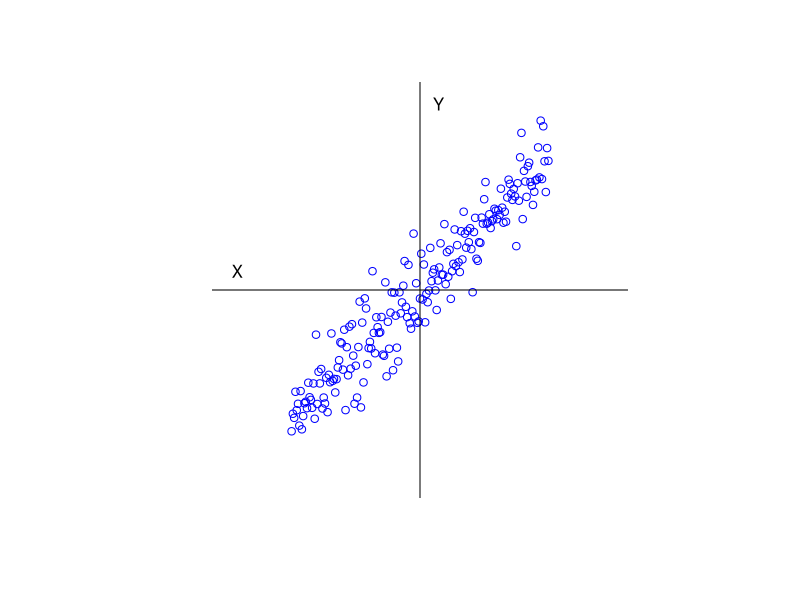
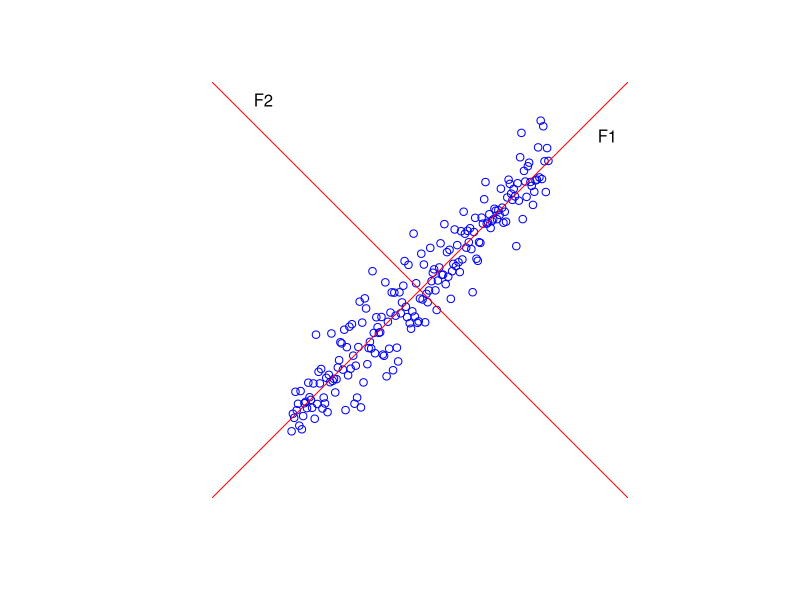
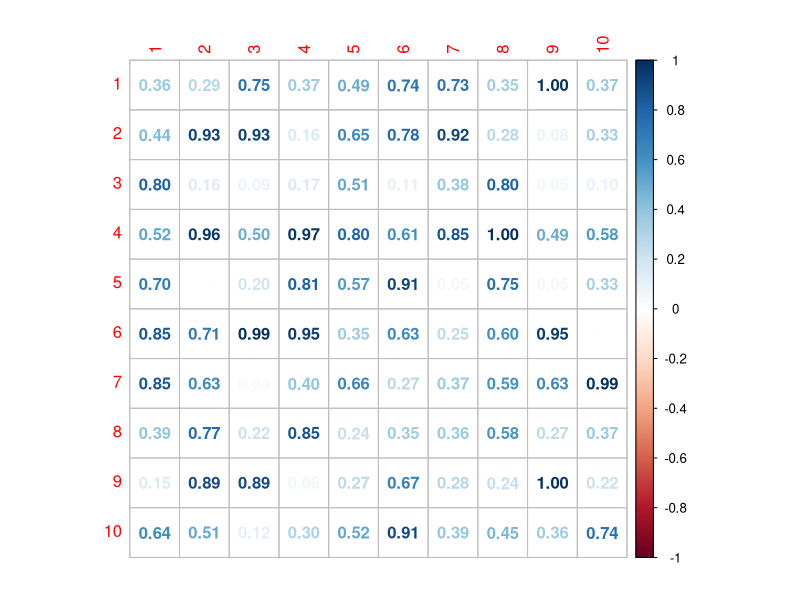

R code for these plots, in order: (Note: this script raises an error after producing the figures.)
## ---- chunk 1
knitr::opts_chunk$set(echo = FALSE)
knitr::opts_chunk$set(global.par = TRUE)
# library(latex2exp)
library(psych)
if (!exists('nimaIA')) { nimaIA = 50 } else nimaIA = params$nimaIA
## ---- chunk 2
set.seed(100)

x <- seq(-10,10,.1)
y <- x+rnorm(length(x),0, 2)
par(pty="s")
plot(y~x, type="p", col="blue"
     , xlab="", ylab=""
     , xlim = c(-15, 15), ylim = c(-15, 15)
     ,axes=F
)
abline(h=0)
abline(v=0)
# axis(1, pos=0)
# axis(2, pos=0)
# locator()

text(x=-14.242220, y=1.456432, label="X")
text(x=1.442427, y=14.480290, label="Y")
## ---- chunk 3
par(pty="s")
plot(y~x, type="p", col="blue"
     , xlab="", ylab=""
     , xlim = c(-15, 15), ylim = c(-15, 15)
     ,axes=F
)
# locator()

# axis(1, pos=0)
# axis(2, pos=0)
abline(a=0, b=1, col="red")
abline(a=+0,b=-1, col="red")
text(x=14.58662, y=12.0, label="F1")
text(x=-12.2, y=14.8, label="F2")
## ---- chunk 4
library(corrplot)
library(lavaan)

## ---- chunk 5

m <- matrix(runif(100), ncol=10)
corrplot(m, method='number')

## ---- chunk 6

set.seed(200)

test_model <- "
F1 =~ X1 +  X2 +  X3
F2 =~ 0.8 * X4 + 0.8 * X5 + X6 + 0 * X7
F3 =~ 0.8 * X8 + 0.8 * X9 + 0.8 * X10
"

mat <- simulateData(
  model = test_model, 
  sample.nobs = 1000)

m <- cor(mat)
corrplot(m, method='number')

## ---- chunk 7
# https://rich-iannone.github.io/DiagrammeR/graphviz_and_mermaid.html
library(DiagrammeR)

grViz("digraph {
  graph [rankdir = LR]
  
 
  node [shape = oval]
  F1 [label = 'F1']
  F2 [label = 'F2']
  F3 [label =  'F3']
  
  node [shape = box]
  i1 [label = 'it01']
  i2 [label = 'it02']
  i3 [label = 'it03']
  i4 [label = 'it04']
  i5 [label = 'it05']
  i6 [label = 'it06']
  i7 [label = 'it07']
  i8 [label = 'it08']
  i9 [label = 'it09']
  i10 [label = 'it10']
  
  node [shape = oval]
  e1 [label = 'e01']
  e2 [label = 'e02']
  e3 [label = 'e03']
  e4 [label = 'e04']
  e5 [label = 'e05']
  e6 [label = 'e06']
  e7 [label = 'e07']
  e8 [label = 'e08']
  e9 [label = 'e09']
  e10 [label = 'e10']
  
   # { rank=same F1, F2, F3 }
   # { rank=same i1, i2, i3, i4, i5, i6, i7, i8, i9, i10 }
   # { rank=same e1, e2, e3, e4, e5, e6, e7, e8, e9, e10 }

  # edge [minlen = 2]
  # edge definitions with the node IDs

  edge [arrowhead = normal]
  F1 -> {i1, i2, i3, i4, i5, i6, i7, i8, i9, i10}
  F2 -> {i1, i2, i3, i4, i5, i6, i7, i8, i9, i10}
  F3 -> {i1, i2, i3, i4, i5, i6, i7, i8, i9, i10}
  
  
  
  i1 -> e1 [dir=back]
  i2 -> e2 [dir=back]
  i3 -> e3 [dir=back]
  i4 -> e4 [dir=back]
  i5 -> e5 [dir=back]
  i6 -> e6 [dir=back]
  i7 -> e7 [dir=back]
  i8 -> e8 [dir=back]
  i9 -> e9 [dir=back]
  i10 -> e10 [dir=back]
  
  }", height=600)

## ---- chunk 8
scree(mat)
## ---- chunk 9
fa.parallel(mat)
## ---- chunk 10
VSS(mat)
## ---- chunk 11
f <- fa(mat, nfactors=3)
## ---- chunk 12
fa(mat, nfactors=3, rotate = "oblimin") # oblimin por defecto
## ---- chunk 13
df <- data.frame(
  item=c(1,2,3,4,5,6), 
  F1= c(0.42, 0.30, 0.71, -0.25, -0.33, -0.69),
  F2= c(0.43, 0.21, 0.67, 0.18, 0.23, 0.79))

head(df)

## ---- chunk 14
df2 <- data.frame(
  item=c(1,2,3,4,5,6), 
  F1= c(0.40, 0.60, 0.81, -0.05, -0.02, 0.01),
  F2= c(-0.05, 0.0, -0.05, 0.4, 0.42, 0.8))


head(df2)

## ---- chunk 15
par(pty="s")

plot(df$F1, df$F2, type="p", col="blue"
     , xlab="", ylab=""
     , xlim = c(-1, 1), ylim = c(-1, 1)
     ,axes=F
)
# locator()

# axis(1, pos=0)
# axis(2, pos=0)

abline(h=0, col="black")
abline(v=0, col="black")

abline(a=0, b=1, col="red")
abline(a=+0,b=-1, col="red")


# $x
# [1]  0.8171401  0.1428012  0.8039177 -0.7827620
#
# $y
# [1] 0.1771792 0.9572968 1.0498531 0.9572968

text(x=0.8171401, y=0.1771792, label="F1")
text(x=0.1428012, y=0.9572968, label="F2")


text(x=0.8039177, y=1.0498531, label="F1*", col="red")
text(x=-0.7827620, y=0.9572968, label="F2*", col="red")


## ---- chunk 16
df <- data.frame(
  item=c(1,2,3,4,5,6), 
  F1= c(0.2, 0.21, 0.21, -0.22, -0.2, -0.21),
  F2= c(0.43, 0.56, 0.71, 0.8, 0.7, 0.55))

head(df)
## ---- chunk 17

df2 <- data.frame(
  item=c(1,2,3,4,5,6), 
  F1= c(0.3, 0.5, 0.7, -0., -0.01, -0.08),
  F2= c(0.01, 0.09, 0.04, 0.8, 0.7, 0.55))

head(df2)

## ---- chunk 18

par(pty="s")

plot(df$F1, df$F2, type="p", col="blue"
     , xlab="", ylab=""
     , xlim = c(-1, 1), ylim = c(-1, 1)
     ,axes=F
)

abline(h=0, col="black")
abline(v=0, col="black")

abline(a=0, b=3, col="red")
abline(a=+0,b=-3, col="red")



# $x
# [1]  0.7378061  0.1295788  0.4601371 -0.4786484
# 
# $y
# [1] 0.2432909 0.9837414 0.8647405 0.9044074


text(x=0.7378061, y=0.2432909, label="F1")
text(x=0.1295788, y=0.9837414, label="F2")


text(x=0.4601371, y=0.8647405, label="F1*", col="red")
text(x=-0.4786484, y=0.9044074, label="F2*", col="red")



## ---- chunk 19
round(f$Phi,3)
## ---- chunk 20

p <- fa(mat, nfactors=3, scores="regression")
head(p$scores)

## ---- chunk 21
# https://rich-iannone.github.io/DiagrammeR/graphviz_and_mermaid.html
library(DiagrammeR)

grViz("digraph {
  graph [rankdir = LR]
  
  node [shape = oval]
  G1 [label = 'G1']
  G2 [label = 'G3']
 
  node [shape = oval]
  F1 [label = 'F1']
  F2 [label = 'F2']
  F3 [label =  'F3']
  
  node [shape = box]
  i1 [label = 'it01']
  i2 [label = 'it02']
  i3 [label = 'it03']
  i4 [label = 'it04']
  i5 [label = 'it05']
  i6 [label = 'it06']
  i7 [label = 'it07']
  i8 [label = 'it08']
  i9 [label = 'it09']
  i10 [label = 'it10']
  
  node [shape = oval]
  e1 [label = 'e01']
  e2 [label = 'e02']
  e3 [label = 'e03']
  e4 [label = 'e04']
  e5 [label = 'e05']
  e6 [label = 'e06']
  e7 [label = 'e07']
  e8 [label = 'e08']
  e9 [label = 'e09']
  e10 [label = 'e10']
  
   # { rank=same F1, F2, F3 }
   # { rank=same i1, i2, i3, i4, i5, i6, i7, i8, i9, i10 }
   # { rank=same e1, e2, e3, e4, e5, e6, e7, e8, e9, e10 }

  # edge [minlen = 2]
  # edge definitions with the node IDs

  edge [arrowhead = normal]
  G1 -> {F1, F2, F3}
  G2 -> {F1, F2, F3}
  
  F1 -> {i1, i2, i3, i4, i5, i6, i7, i8, i9, i10}
  F2 -> {i1, i2, i3, i4, i5, i6, i7, i8, i9, i10}
  F3 -> {i1, i2, i3, i4, i5, i6, i7, i8, i9, i10}
  
  i1 -> i1
  i2 -> i2
  i3 -> i3
  i4 -> i4
  i5 -> i5
  i6 -> i6
  i7 -> i7
  i8 -> i8
  i9 -> i9
  i10 -> i10
  
  
  i1 -> e1 [dir=back]
  i2 -> e2 [dir=back]
  i3 -> e3 [dir=back]
  i4 -> e4 [dir=back]
  i5 -> e5 [dir=back]
  i6 -> e6 [dir=back]
  i7 -> e7 [dir=back]
  i8 -> e8 [dir=back]
  i9 -> e9 [dir=back]
  i10 -> e10 [dir=back]
  
  }", height=600)

## ---- chunk 22
# https://rich-iannone.github.io/DiagrammeR/graphviz_and_mermaid.html
library(DiagrammeR)

grViz("digraph {
  graph [rankdir = LR]
  
 
  node [shape = oval]
  F1 [label = 'F1']
  F2 [label = 'F2']
  F3 [label =  'F3']
  
  node [shape = box]
  i1 [label = 'it01']
  i2 [label = 'it02']
  i3 [label = 'it03']
  i4 [label = 'it04']
  i5 [label = 'it05']
  i6 [label = 'it06']
  i7 [label = 'it07']
  i8 [label = 'it08']
  i9 [label = 'it09']
  i10 [label = 'it10']
  
  node [shape = oval]
  G [label = 'G']
  
   # { rank=same F1, F2, F3 }
   # { rank=same i1, i2, i3, i4, i5, i6, i7, i8, i9, i10 }
   # { rank=same e1, e2, e3, e4, e5, e6, e7, e8, e9, e10 }

  # edge [minlen = 2]
  # edge definitions with the node IDs

  edge [arrowhead = normal]
  # G1 -> {F1, F2, F3}
  # G2 -> {F1, F2, F3}
  
  F1 -> {i1, i2, i3, i4, i5, i6, i7, i8, i9, i10}
  F2 -> {i1, i2, i3, i4, i5, i6, i7, i8, i9, i10}
  F3 -> {i1, i2, i3, i4, i5, i6, i7, i8, i9, i10}
  
  i1 -> i1
  i2 -> i2
  i3 -> i3
  i4 -> i4
  i5 -> i5
  i6 -> i6
  i7 -> i7
  i8 -> i8
  i9 -> i9
  i10 -> i10
  
  
  {i1, i2, i3, i4, i5, i6, i7, i8, i9, i10} -> G [dir=back]
  # i1 -> e1 [dir=back]
  # i2 -> e2 [dir=back]
  # i3 -> e3 [dir=back]
  # i4 -> e4 [dir=back]
  # i5 -> e5 [dir=back]
  # i6 -> e6 [dir=back]
  # i7 -> e7 [dir=back]
  # i8 -> e8 [dir=back]
  # i9 -> e9 [dir=back]
  # i10 -> e10 [dir=back]
  
  }", height=600)
